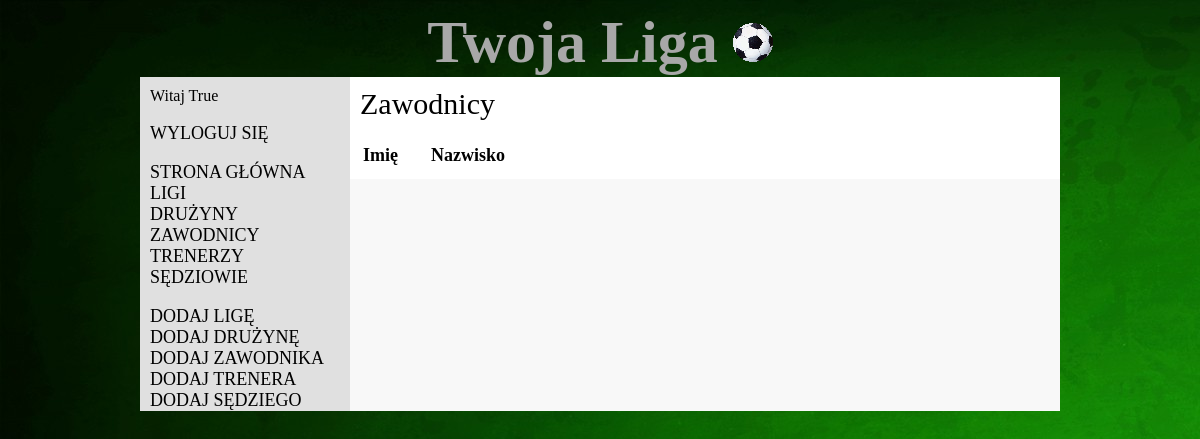
/players/ (signed in), run on an earlier commit of the app's database.
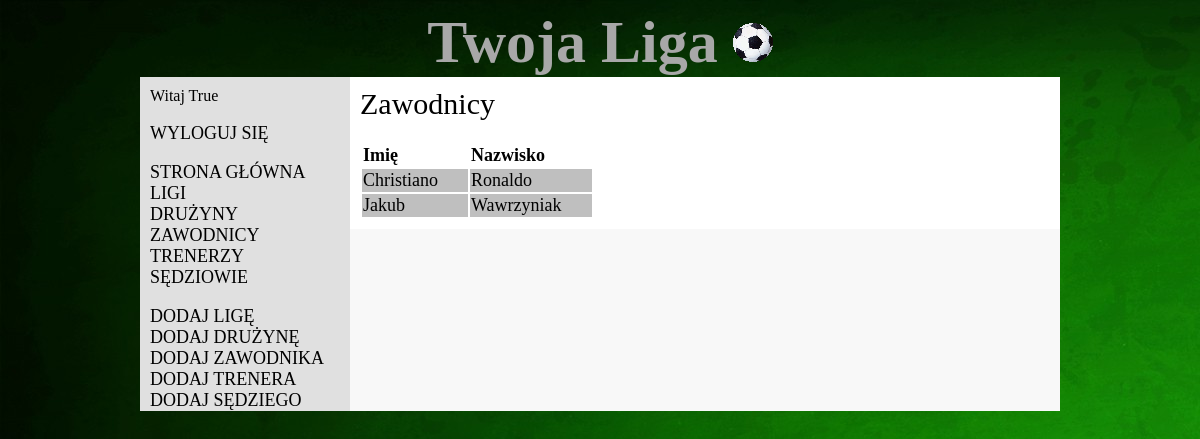
And on a later commit of the database.
### liga/models.py (models this page shows, shortened)
class Player(models.Model):
    name=models.CharField(max_length=50)
    surname=models.CharField(max_length=50)
    available=models.BooleanField()

### liga/views.py (the view)
# urls.py: url(r'^players/', views.players, name='players'),
def players(request):
    palyerslist = Player.objects.all().order_by('surname')
    return render_to_response('players.html', RequestContext(request, {'palyerslist': palyerslist}))

### liga/templates/players.html (shortened to what this page needs)
<!DOCTYPE html>
{% extends "base.html" %}
{% block content %}
    <div class="title">Zawodnicy</div><br/>
    <table>
        <tr>
            <td><b>Imię</b></td>
            <td><b>Nazwisko</b></td>
        </tr>
        {% for player in palyerslist %}
            <tr>
                <td>{{ player.name }}</td>
                <td>{{ player.surname }}</td>
            </tr>
        {% endfor %}
    </table>
{% endblock %}

What changed in the data, as far as the page shows it:
added Player: name "Christiano", surname "Ronaldo"
added Player: name "Jakub", surname "Wawrzyniak"
